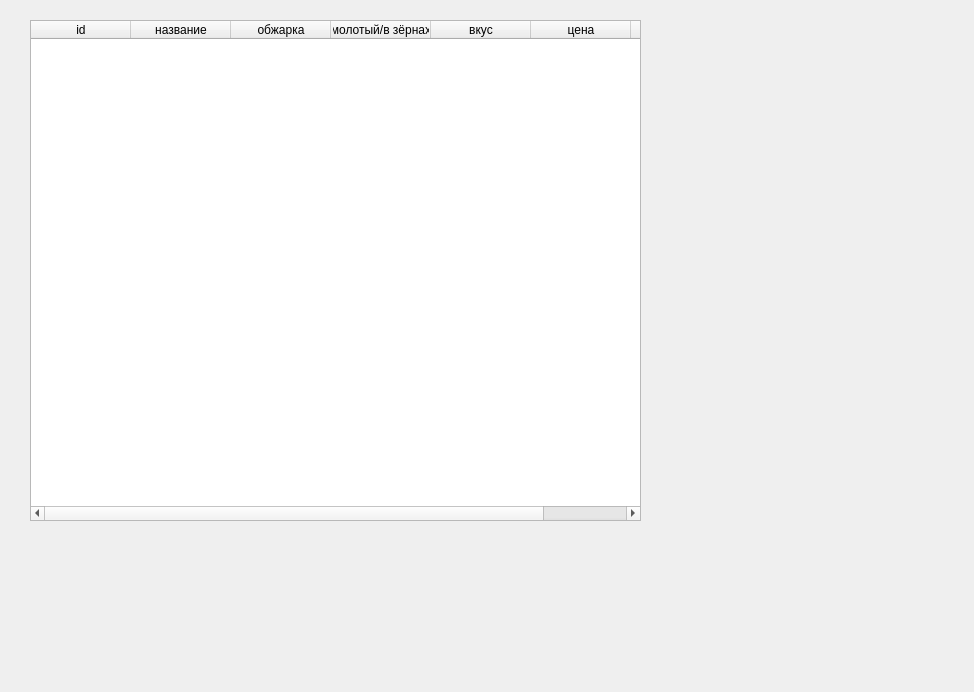
<?xml version="1.0" encoding="UTF-8"?>
<ui version="4.0">
    <class>Form</class>
    <widget class="QWidget" name="Form">
        <property name="geometry">
            <rect>
                <x>0</x>
                <y>0</y>
                <width>974</width>
                <height>692</height>
            </rect>
        </property>
        <property name="windowTitle">
            <string>Form</string>
        </property>
        <widget class="QWidget" name="verticalLayoutWidget">
            <property name="geometry">
                <rect>
                    <x>30</x>
                    <y>20</y>
                    <width>611</width>
                    <height>501</height>
                </rect>
            </property>
            <layout class="QVBoxLayout" name="verticalLayout">
                <item>
                    <widget class="QTableWidget" name="tableWidget">
                        <column>
                            <property name="text">
                                <string>id</string>
                            </property>
                        </column>
                        <column>
                            <property name="text">
                                <string>название</string>
                            </property>
                        </column>
                        <column>
                            <property name="text">
                                <string>обжарка</string>
                            </property>
                        </column>
                        <column>
                            <property name="text">
                                <string>молотый/в зёрнах</string>
                            </property>
                        </column>
                        <column>
                            <property name="text">
                                <string>вкус</string>
                            </property>
                        </column>
                        <column>
                            <property name="text">
                                <string>цена</string>
                            </property>
                        </column>
                        <column>
                            <property name="text">
                                <string>объём</string>
                            </property>
                        </column>
                    </widget>
                </item>
            </layout>
        </widget>
    </widget>
    <resources/>
    <connections/>
</ui>
